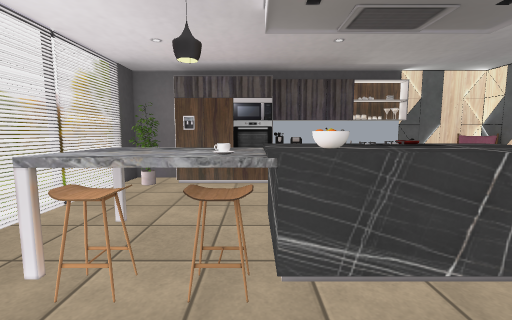
View 1 (above)

12 first-person views from a walk through a 3-D level made in the Unity game engine. The camera is 1.3 m above the floor, tilts 6° down and sees 90° across. The floor is counted in squares, 1 m on a side. Each view is taken from the middle of a square. On the plan, view 1 faces up. The plan holds only what a view shows up to about 13 squares ahead; the rest is blank. Some animated figures are left out. Some surface patterns are stand-ins.

View 2
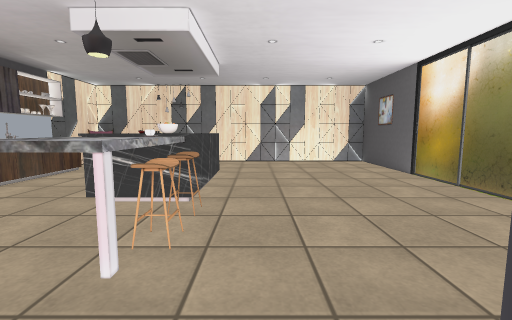

View 3
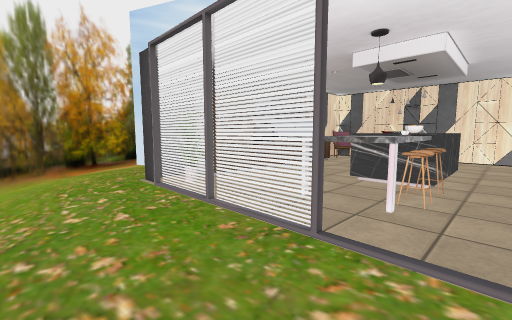

View 4
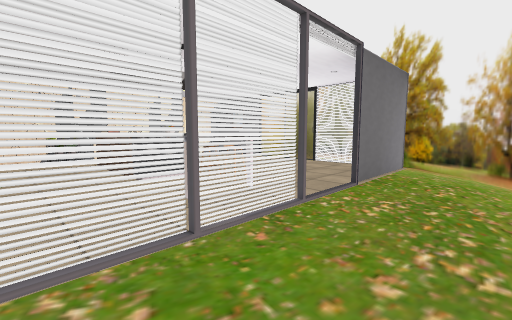

View 5
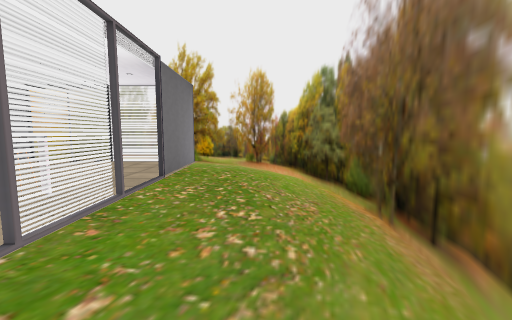

View 6
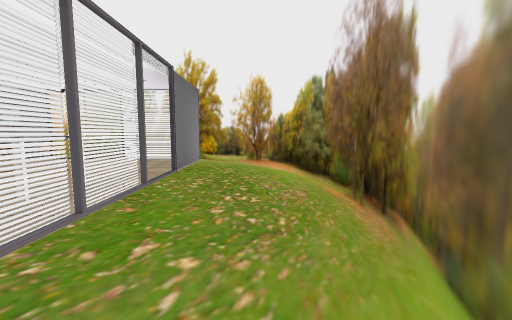

View 7
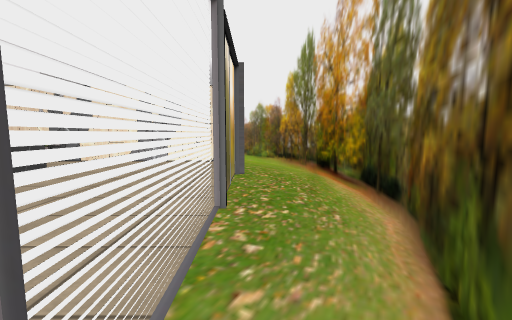

View 8
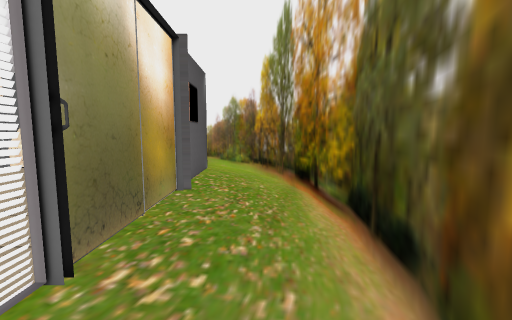

View 9
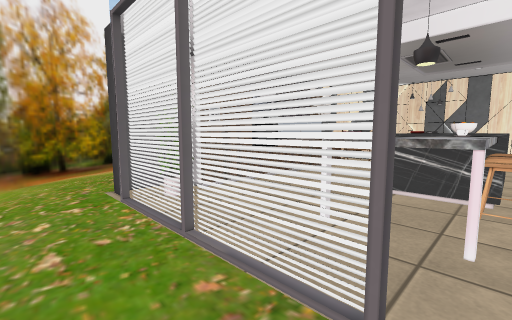

View 10
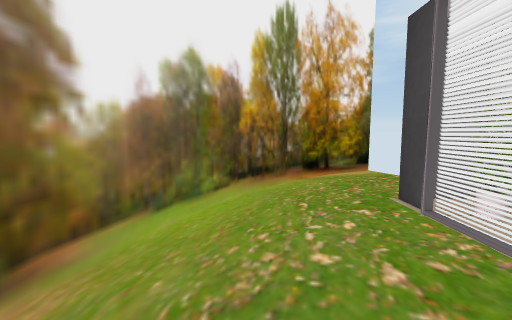

View 11
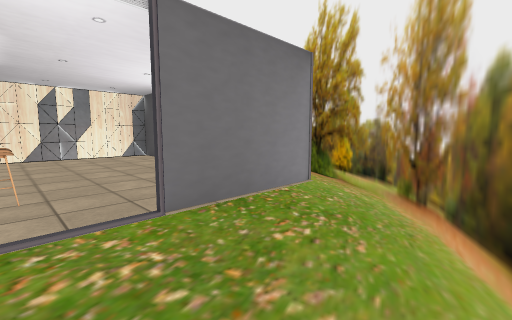

View 12
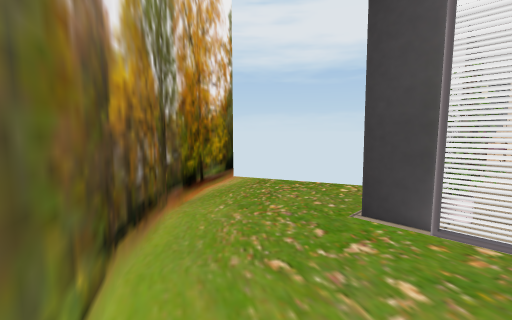

### Floor plan
Key: @ floor where view 1 was taken; # wall or solid block; . main floor; : floor 0.25 m higher than the main floor; = window, fence, low wall or low ledge; ^ raised ledge; S shelf.
Columns run from 8 left of view 1 to 9 right of it. Each row starts with its distance up from view 1.
 12      #
 11    ###.
 10   ##...
  9  ##....
  8  #......
  7 ##...##S#######
  6 #....#::::::::#
  5 #....#::::::::#
  4 #....#:^^^=^::##
  3 #....#^^^^^^:::#
  2 #...#:^^^^^^:::#
  1 #....:::::::::#
  0 ##...#::@:::::#
 -1  #...#::::::::#
 -2  ##..#::::::::#
 -3   #..##########..#
 -4   ##............##
 -5    ###........###
 -6      ##########

Positions as (right, up) in squares from view 1, and headings:
1: (0, 0), facing up
2: (-4, 1), facing right
3: (-6, 1), facing up-right
4: (-6, 6), facing down-right
5: (-6, 7), facing down
6: (-6, 8), facing down
7: (-4, -4), facing right
8: (-2, -5), facing right
9: (-5, 2), facing up-right
10: (-6, 3), facing up
11: (-7, 2), facing down-right
12: (-7, 6), facing up-right
